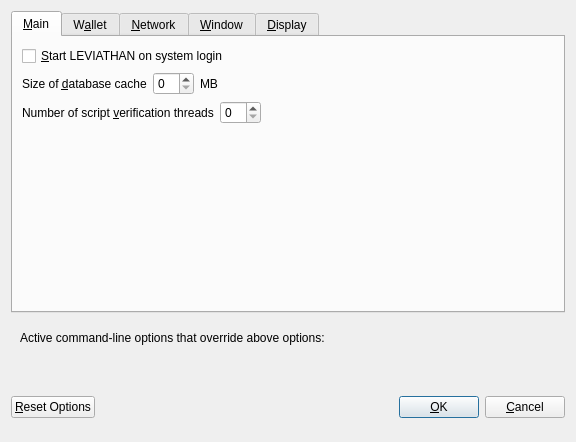
<?xml version="1.0" encoding="UTF-8"?>
<ui version="4.0">
 <class>OptionsDialog</class>
 <widget class="QDialog" name="OptionsDialog">
  <property name="geometry">
   <rect>
    <x>0</x>
    <y>0</y>
    <width>576</width>
    <height>442</height>
   </rect>
  </property>
  <property name="windowTitle">
   <string>Options</string>
  </property>
  <property name="modal">
   <bool>true</bool>
  </property>
  <layout class="QVBoxLayout" name="verticalLayout">
   <item>
    <widget class="QTabWidget" name="tabWidget">
     <property name="currentIndex">
      <number>0</number>
     </property>
     <widget class="QWidget" name="tabMain">
      <attribute name="title">
       <string>&amp;Main</string>
      </attribute>
      <layout class="QVBoxLayout" name="verticalLayout_Main">
       <item>
        <widget class="QCheckBox" name="bitcoinAtStartup">
         <property name="toolTip">
          <string>Automatically start LEVIATHAN after logging in to the system.</string>
         </property>
         <property name="text">
          <string>&amp;Start LEVIATHAN on system login</string>
         </property>
        </widget>
       </item>
       <item>
        <layout class="QHBoxLayout" name="horizontalLayout_2_Main">
         <item>
          <widget class="QLabel" name="databaseCacheLabel">
           <property name="text">
            <string>Size of &amp;database cache</string>
           </property>
           <property name="textFormat">
            <enum>Qt::PlainText</enum>
           </property>
           <property name="buddy">
            <cstring>databaseCache</cstring>
           </property>
          </widget>
         </item>
         <item>
          <widget class="QSpinBox" name="databaseCache"/>
         </item>
         <item>
          <widget class="QLabel" name="databaseCacheUnitLabel">
           <property name="text">
            <string>MB</string>
           </property>
           <property name="textFormat">
            <enum>Qt::PlainText</enum>
           </property>
          </widget>
         </item>
         <item>
          <spacer name="horizontalSpacer_2_Main">
           <property name="orientation">
            <enum>Qt::Horizontal</enum>
           </property>
           <property name="sizeHint" stdset="0">
            <size>
             <width>40</width>
             <height>20</height>
            </size>
           </property>
          </spacer>
         </item>
        </layout>
       </item>
       <item>
        <layout class="QHBoxLayout" name="horizontalLayout_3_Main">
         <item>
          <widget class="QLabel" name="threadsScriptVerifLabel">
           <property name="text">
            <string>Number of script &amp;verification threads</string>
           </property>
           <property name="textFormat">
            <enum>Qt::PlainText</enum>
           </property>
           <property name="buddy">
            <cstring>threadsScriptVerif</cstring>
           </property>
          </widget>
         </item>
         <item>
          <widget class="QSpinBox" name="threadsScriptVerif">
           <property name="toolTip">
            <string>(0 = auto, &lt;0 = leave that many cores free)</string>
           </property>
          </widget>
         </item>
         <item>
          <spacer name="horizontalSpacer_3_Main">
           <property name="orientation">
            <enum>Qt::Horizontal</enum>
           </property>
           <property name="sizeHint" stdset="0">
            <size>
             <width>40</width>
             <height>20</height>
            </size>
           </property>
          </spacer>
         </item>
        </layout>
       </item>
       <item>
        <spacer name="verticalSpacer_2">
         <property name="orientation">
          <enum>Qt::Vertical</enum>
         </property>
         <property name="sizeHint" stdset="0">
          <size>
           <width>20</width>
           <height>40</height>
          </size>
         </property>
        </spacer>
       </item>
      </layout>
     </widget>
     <widget class="QWidget" name="tabWallet">
      <attribute name="title">
       <string>W&amp;allet</string>
      </attribute>
      <layout class="QVBoxLayout" name="verticalLayout_Wallet">
       <item>
        <layout class="QHBoxLayout" name="horizontalLayout_2_Wallet">
         <item>
          <widget class="QLabel" name="labelStakeSplitThresholdText">
           <property name="text">
            <string>Stake split threshold:</string>
           </property>
          </widget>
         </item>
         <item>
          <widget class="QSpinBox" name="spinBoxStakeSplitThreshold">
           <property name="minimum">
            <number>1</number>
           </property>
           <property name="maximum">
            <number>999999</number>
           </property>
          </widget>
         </item>
        </layout>
       </item>
       <item>
        <widget class="QGroupBox" name="groupBox">
         <property name="title">
          <string>Expert</string>
         </property>
         <layout class="QVBoxLayout" name="verticalLayout_2">
          <item>
           <widget class="QCheckBox" name="coinControlFeatures">
            <property name="toolTip">
             <string>Whether to show coin control features or not.</string>
            </property>
            <property name="text">
             <string>Enable coin &amp;control features</string>
            </property>
           </widget>
          </item>
          <item>
           <widget class="QCheckBox" name="showMasternodesTab">
            <property name="toolTip">
             <string>Show additional tab listing all your masternodes in first sub-tab&lt;br/&gt;and all masternodes on the network in second sub-tab.</string>
            </property>
            <property name="text">
             <string>Show Masternodes Tab</string>
            </property>
           </widget>
          </item>
          <item>
           <widget class="QCheckBox" name="spendZeroConfChange">
            <property name="toolTip">
             <string>If you disable the spending of unconfirmed change, the change from a transaction&lt;br/&gt;cannot be used until that transaction has at least one confirmation.&lt;br/&gt;This also affects how your balance is computed.</string>
            </property>
            <property name="text">
             <string>&amp;Spend unconfirmed change</string>
            </property>
           </widget>
          </item>
         </layout>
        </widget>
       </item>
       <item>
        <spacer name="verticalSpacer_Wallet">
         <property name="orientation">
          <enum>Qt::Vertical</enum>
         </property>
         <property name="sizeHint" stdset="0">
          <size>
           <width>20</width>
           <height>40</height>
          </size>
         </property>
        </spacer>
       </item>
      </layout>
     </widget>
     <widget class="QWidget" name="tabNetwork">
      <attribute name="title">
       <string>&amp;Network</string>
      </attribute>
      <layout class="QVBoxLayout" name="verticalLayout_Network">
       <item>
        <widget class="QCheckBox" name="mapPortUpnp">
         <property name="toolTip">
          <string>Automatically open the LEVIATHAN client port on the router. This only works when your router supports UPnP and it is enabled.</string>
         </property>
         <property name="text">
          <string>Map port using &amp;UPnP</string>
         </property>
        </widget>
       </item>
       <item>
        <widget class="QCheckBox" name="allowIncoming">
         <property name="toolTip">
          <string>Accept connections from outside</string>
         </property>
         <property name="text">
          <string>Allow incoming connections</string>
         </property>
        </widget>
       </item>
       <item>
        <widget class="QCheckBox" name="connectSocks">
         <property name="toolTip">
          <string>Connect to the LEVIATHAN network through a SOCKS5 proxy.</string>
         </property>
         <property name="text">
          <string>&amp;Connect through SOCKS5 proxy (default proxy):</string>
         </property>
        </widget>
       </item>
       <item>
        <layout class="QHBoxLayout" name="horizontalLayout_1_Network">
         <item>
          <widget class="QLabel" name="proxyIpLabel">
           <property name="text">
            <string>Proxy &amp;IP:</string>
           </property>
           <property name="textFormat">
            <enum>Qt::PlainText</enum>
           </property>
           <property name="buddy">
            <cstring>proxyIp</cstring>
           </property>
          </widget>
         </item>
         <item>
          <widget class="QValidatedLineEdit" name="proxyIp">
           <property name="minimumSize">
            <size>
             <width>140</width>
             <height>0</height>
            </size>
           </property>
           <property name="maximumSize">
            <size>
             <width>140</width>
             <height>16777215</height>
            </size>
           </property>
           <property name="toolTip">
            <string>IP address of the proxy (e.g. IPv4: 127.0.0.1 / IPv6: ::1)</string>
           </property>
          </widget>
         </item>
         <item>
          <widget class="QLabel" name="proxyPortLabel">
           <property name="text">
            <string>&amp;Port:</string>
           </property>
           <property name="textFormat">
            <enum>Qt::PlainText</enum>
           </property>
           <property name="buddy">
            <cstring>proxyPort</cstring>
           </property>
          </widget>
         </item>
         <item>
          <widget class="QLineEdit" name="proxyPort">
           <property name="minimumSize">
            <size>
             <width>55</width>
             <height>0</height>
            </size>
           </property>
           <property name="maximumSize">
            <size>
             <width>55</width>
             <height>16777215</height>
            </size>
           </property>
           <property name="toolTip">
            <string>Port of the proxy (e.g. 9050)</string>
           </property>
          </widget>
         </item>
         <item>
          <spacer name="horizontalSpacer_1_Network">
           <property name="orientation">
            <enum>Qt::Horizontal</enum>
           </property>
           <property name="sizeHint" stdset="0">
            <size>
             <width>40</width>
             <height>20</height>
            </size>
           </property>
          </spacer>
         </item>
        </layout>
       </item>
       <item>
        <spacer name="verticalSpacer_Network">
         <property name="orientation">
          <enum>Qt::Vertical</enum>
         </property>
         <property name="sizeHint" stdset="0">
          <size>
           <width>20</width>
           <height>40</height>
          </size>
         </property>
        </spacer>
       </item>
      </layout>
     </widget>
     <widget class="QWidget" name="tabWindow">
      <attribute name="title">
       <string>&amp;Window</string>
      </attribute>
      <layout class="QVBoxLayout" name="verticalLayout_Window">
       <item>
        <widget class="QCheckBox" name="minimizeToTray">
         <property name="toolTip">
          <string>Show only a tray icon after minimizing the window.</string>
         </property>
         <property name="text">
          <string>&amp;Minimize to the tray instead of the taskbar</string>
         </property>
        </widget>
       </item>
       <item>
        <widget class="QCheckBox" name="minimizeOnClose">
         <property name="toolTip">
          <string>Minimize instead of exit the application when the window is closed. When this option is enabled, the application will be closed only after selecting Quit in the menu.</string>
         </property>
         <property name="text">
          <string>M&amp;inimize on close</string>
         </property>
        </widget>
       </item>
       <item>
        <spacer name="verticalSpacer_Window">
         <property name="orientation">
          <enum>Qt::Vertical</enum>
         </property>
         <property name="sizeHint" stdset="0">
          <size>
           <width>20</width>
           <height>40</height>
          </size>
         </property>
        </spacer>
       </item>
      </layout>
     </widget>
     <widget class="QWidget" name="tabDisplay">
      <attribute name="title">
       <string>&amp;Display</string>
      </attribute>
      <layout class="QVBoxLayout" name="verticalLayout_Display">
       <item>
        <layout class="QHBoxLayout" name="horizontalLayout_1_Display">
         <item>
          <widget class="QLabel" name="langLabel">
           <property name="text">
            <string>User Interface &amp;language:</string>
           </property>
           <property name="textFormat">
            <enum>Qt::PlainText</enum>
           </property>
           <property name="buddy">
            <cstring>lang</cstring>
           </property>
          </widget>
         </item>
         <item>
          <widget class="QValueComboBox" name="lang">
           <property name="toolTip">
            <string>The user interface language can be set here. This setting will take effect after restarting LEVIATHAN.</string>
           </property>
          </widget>
         </item>
        </layout>
       </item>
       <item>
        <widget class="QLabel" name="label_3">
         <property name="toolTip">
          <string notr="true"/>
         </property>
         <property name="statusTip">
          <string notr="true"/>
         </property>
         <property name="whatsThis">
          <string notr="true"/>
         </property>
         <property name="accessibleName">
          <string notr="true"/>
         </property>
         <property name="text">
          <string>Language missing or translation incomplete? Help contributing translations here:
https://www.transifex.com/leviathan-project/leviathan-project-translations</string>
         </property>
         <property name="wordWrap">
          <bool>true</bool>
         </property>
         <property name="openExternalLinks">
          <bool>true</bool>
         </property>
         <property name="textInteractionFlags">
          <set>Qt::TextBrowserInteraction</set>
         </property>
        </widget>
       </item>
       <item>
        <layout class="QHBoxLayout" name="horizontalLayout_2_Display" stretch="0,0">
         <item>
          <widget class="QLabel" name="themeLabel">
           <property name="text">
            <string>User Interface Theme:</string>
           </property>
          </widget>
         </item>
         <item>
          <widget class="QValueComboBox" name="theme"/>
         </item>
        </layout>
       </item>
       <item>
        <widget class="QWidget" name="verticalZlvtDisplayWidget" native="true">
         <layout class="QVBoxLayout" name="verticalZlvtDisplayLayout">
          <property name="margin">
           <number>0</number>
          </property>
          <item>
           <widget class="Line" name="line">
            <property name="orientation">
             <enum>Qt::Horizontal</enum>
            </property>
           </widget>
          </item>
          <item>
           <layout class="QHBoxLayout" name="horizontalLayout_3_Display">
            <item>
             <widget class="QLabel" name="unitLabel">
              <property name="text">
               <string>Unit to show amounts in:</string>
              </property>
              <property name="textFormat">
               <enum>Qt::PlainText</enum>
              </property>
             </widget>
            </item>
            <item>
             <widget class="QValueComboBox" name="unit">
              <property name="toolTip">
               <string>Choose the default subdivision unit to show in the interface and when sending coins.</string>
              </property>
             </widget>
            </item>
           </layout>
          </item>
          <item>
           <layout class="QHBoxLayout" name="horizontalLayout_4_Display">
            <item>
             <widget class="QLabel" name="digitsLabel">
              <property name="text">
               <string>Decimal digits</string>
              </property>
             </widget>
            </item>
            <item>
             <widget class="QValueComboBox" name="digits"/>
            </item>
           </layout>
          </item>
          <item>
           <layout class="QHBoxLayout" name="horizontalLayout_5_Display">
            <item>
             <widget class="QCheckBox" name="checkBoxHideZeroBalances">
              <property name="toolTip">
               <string>Hide empty balances</string>
              </property>
              <property name="layoutDirection">
               <enum>Qt::LeftToRight</enum>
              </property>
              <property name="text">
               <string>Hide empty balances</string>
              </property>
             </widget>
            </item>
            <item>
             <widget class="QCheckBox" name="checkBoxHideOrphans">
              <property name="toolTip">
               <string>Hide orphan stakes in transaction lists</string>
              </property>
              <property name="text">
               <string>Hide orphan stakes</string>
              </property>
             </widget>
            </item>
            <item>
             <spacer name="horizontalSpacer">
              <property name="orientation">
               <enum>Qt::Horizontal</enum>
              </property>
              <property name="sizeHint" stdset="0">
               <size>
                <width>40</width>
                <height>20</height>
               </size>
              </property>
             </spacer>
            </item>
           </layout>
          </item>
          <item>
           <layout class="QHBoxLayout" name="horizontalLayout_6_Display">
            <item>
             <widget class="QLabel" name="thirdPartyTxUrlsLabel">
              <property name="toolTip">
               <string>Third party URLs (e.g. a block explorer) that appear in the transactions tab as context menu items. %s in the URL is replaced by transaction hash. Multiple URLs are separated by vertical bar |.</string>
              </property>
              <property name="text">
               <string>Third party transaction URLs</string>
              </property>
             </widget>
            </item>
            <item>
             <widget class="QLineEdit" name="thirdPartyTxUrls">
              <property name="toolTip">
               <string>Third party URLs (e.g. a block explorer) that appear in the transactions tab as context menu items. %s in the URL is replaced by transaction hash. Multiple URLs are separated by vertical bar |.</string>
              </property>
             </widget>
            </item>
           </layout>
          </item>
         </layout>
        </widget>
       </item>
       <item>
        <spacer name="verticalSpacer">
         <property name="orientation">
          <enum>Qt::Vertical</enum>
         </property>
         <property name="sizeHint" stdset="0">
          <size>
           <width>20</width>
           <height>40</height>
          </size>
         </property>
        </spacer>
       </item>
      </layout>
     </widget>
    </widget>
   </item>
   <item>
    <widget class="QFrame" name="frame">
     <layout class="QVBoxLayout" name="verticalLayout_Bottom">
      <item>
       <layout class="QHBoxLayout" name="horizontalLayout_Bottom">
        <item>
         <widget class="QLabel" name="overriddenByCommandLineInfoLabel">
          <property name="text">
           <string>Active command-line options that override above options:</string>
          </property>
          <property name="textFormat">
           <enum>Qt::PlainText</enum>
          </property>
         </widget>
        </item>
        <item>
         <spacer name="horizontalSpacer_Bottom">
          <property name="orientation">
           <enum>Qt::Horizontal</enum>
          </property>
          <property name="sizeHint" stdset="0">
           <size>
            <width>40</width>
            <height>20</height>
           </size>
          </property>
         </spacer>
        </item>
       </layout>
      </item>
      <item>
       <widget class="QLabel" name="overriddenByCommandLineLabel">
        <property name="text">
         <string/>
        </property>
        <property name="textFormat">
         <enum>Qt::PlainText</enum>
        </property>
        <property name="wordWrap">
         <bool>true</bool>
        </property>
       </widget>
      </item>
     </layout>
    </widget>
   </item>
   <item>
    <layout class="QHBoxLayout" name="horizontalLayout_Buttons">
     <item>
      <widget class="QPushButton" name="resetButton">
       <property name="toolTip">
        <string>Reset all client options to default.</string>
       </property>
       <property name="text">
        <string>&amp;Reset Options</string>
       </property>
       <property name="autoDefault">
        <bool>false</bool>
       </property>
      </widget>
     </item>
     <item>
      <spacer name="horizontalSpacer_1">
       <property name="orientation">
        <enum>Qt::Horizontal</enum>
       </property>
       <property name="sizeHint" stdset="0">
        <size>
         <width>40</width>
         <height>48</height>
        </size>
       </property>
      </spacer>
     </item>
     <item>
      <widget class="QLabel" name="statusLabel">
       <property name="minimumSize">
        <size>
         <width>200</width>
         <height>0</height>
        </size>
       </property>
       <property name="font">
        <font>
         <weight>75</weight>
         <bold>true</bold>
        </font>
       </property>
       <property name="text">
        <string/>
       </property>
       <property name="textFormat">
        <enum>Qt::PlainText</enum>
       </property>
       <property name="wordWrap">
        <bool>true</bool>
       </property>
      </widget>
     </item>
     <item>
      <spacer name="horizontalSpacer_2">
       <property name="orientation">
        <enum>Qt::Horizontal</enum>
       </property>
       <property name="sizeHint" stdset="0">
        <size>
         <width>40</width>
         <height>48</height>
        </size>
       </property>
      </spacer>
     </item>
     <item>
      <widget class="QPushButton" name="okButton">
       <property name="text">
        <string>&amp;OK</string>
       </property>
       <property name="autoDefault">
        <bool>false</bool>
       </property>
       <property name="default">
        <bool>true</bool>
       </property>
      </widget>
     </item>
     <item>
      <widget class="QPushButton" name="cancelButton">
       <property name="text">
        <string>&amp;Cancel</string>
       </property>
       <property name="autoDefault">
        <bool>false</bool>
       </property>
      </widget>
     </item>
    </layout>
   </item>
  </layout>
 </widget>
 <customwidgets>
  <customwidget>
   <class>QValidatedLineEdit</class>
   <extends>QLineEdit</extends>
   <header>qvalidatedlineedit.h</header>
  </customwidget>
  <customwidget>
   <class>QValueComboBox</class>
   <extends>QComboBox</extends>
   <header>qvaluecombobox.h</header>
  </customwidget>
 </customwidgets>
 <resources/>
 <connections/>
</ui>
